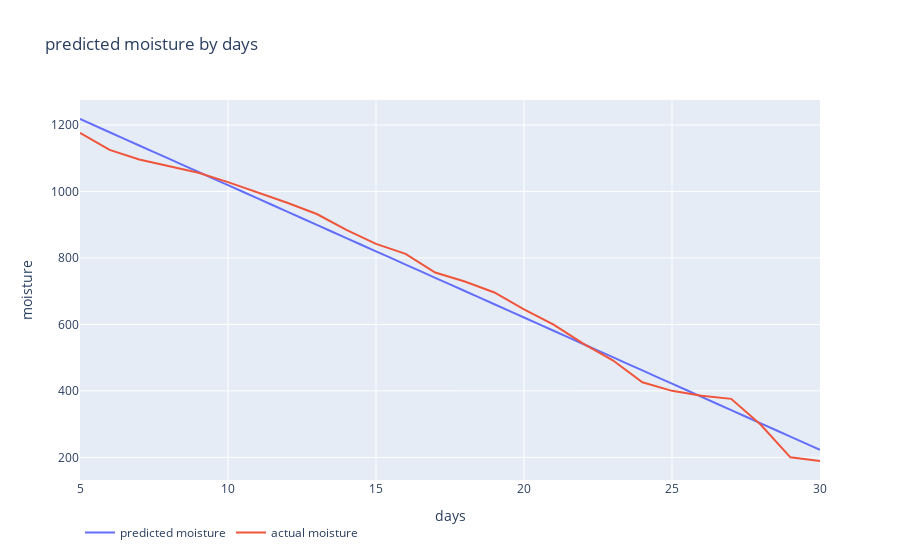

Notebook code cell kept with this figure:
### Code cell
charts = []
line_cfg = {'line': {'shape': 'spline', 'smoothing': 0.3}, 'mode': 'lines'}
charts.append(go.Scatter(
    x=x.reshape(-1), y=(linreg.predict(x).reshape(-1)*moisture_std)+moisture_mean+1176, name='predicted moisture', **line_cfg
))
charts.append(go.Scatter(
    x=x.reshape(-1), y=y.reshape(-1), name='actual moisture', 
))
figure = go.Figure(data=charts, layout=go.Layout({
    'legend': {'orientation': 'h'},
    'title': {'text': 'predicted moisture by days'},
    'yaxis': {'tickformat': '.0f', 'title': {'text': 'moisture'}},
    'xaxis': {'tickformat': '.0f', 'title': {'text': 'days'}}
}))

init_notebook_mode(connected=True)
figure.pop('id', None)
iplot(figure)

### Figure 1 — Plotly figure (JSON) as saved in the notebook; plotly's stock layout.template omitted (floating-point values rounded to 4 significant figures)
{"data": [{"line": {"shape": "spline", "smoothing": 0.3}, "mode": "lines", "name": "predicted moisture", "type": "scatter", "x": [5, 6, 7, 8, 9, 10, 11, 12, 13, 14, 15, 16, 17, 18, 19, 20, 21, 22, 23, 24, 25, 26, 27, 28, 29, 30], "y": [1218.0, 1178.0, 1138.0, 1098.0, 1059.0, 1019.0, 979.0, 939.2, 899.4, 859.6, 819.8, 779.9, 740.1, 700.3, 660.5, 620.7, 580.9, 541.1, 501.3, 461.5, 421.6, 381.8, 342.0, 302.2, 262.4, 222.6]}, {"name": "actual moisture", "type": "scatter", "x": [5, 6, 7, 8, 9, 10, 11, 12, 13, 14, 15, 16, 17, 18, 19, 20, 21, 22, 23, 24, 25, 26, 27, 28, 29, 30], "y": [1176, 1125, 1096, 1075, 1056, 1028, 997, 966, 932, 884, 842, 812, 756, 729, 696, 645, 599, 542, 492, 426, 400, 385, 376, 298, 200, 189]}], "layout": {"legend": {"orientation": "h"}, "title": {"text": "predicted moisture by days"}, "xaxis": {"tickformat": ".0f", "title": {"text": "days"}}, "yaxis": {"tickformat": ".0f", "title": {"text": "moisture"}}}}
